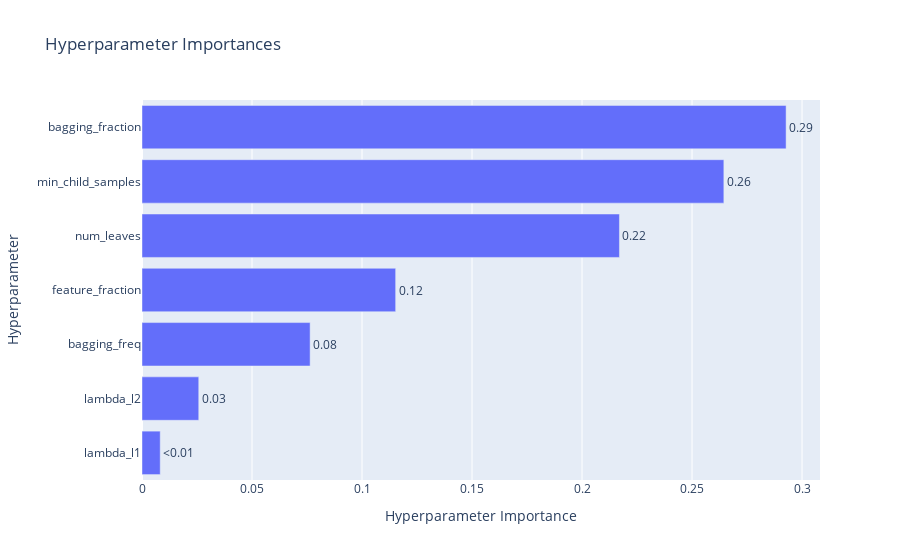

The cell this chart's notebook holds for it:
### Code cell
optuna.visualization.plot_param_importances(study)

### Figure 1 — Plotly figure (JSON) as saved in the notebook; plotly's stock layout.template omitted (floating-point values rounded to 4 significant figures)
{"data": [{"cliponaxis": false, "hovertemplate": ["lambda_l1 (FloatDistribution): 0.008281793671367827<extra></extra>", "lambda_l2 (FloatDistribution): 0.025798502734433345<extra></extra>", "bagging_freq (IntDistribution): 0.07641148411696772<extra></extra>", "feature_fraction (FloatDistribution): 0.11529333071689207<extra></extra>", "num_leaves (IntDistribution): 0.2170024359733199<extra></extra>", "min_child_samples (IntDistribution): 0.26445876641683774<extra></extra>", "bagging_fraction (FloatDistribution): 0.29275368637018145<extra></extra>"], "name": "Objective Value", "orientation": "h", "text": ["<0.01", "0.03", "0.08", "0.12", "0.22", "0.26", "0.29"], "textposition": "outside", "type": "bar", "x": [0.008282, 0.0258, 0.07641, 0.1153, 0.217, 0.2645, 0.2928], "y": ["lambda_l1", "lambda_l2", "bagging_freq", "feature_fraction", "num_leaves", "min_child_samples", "bagging_fraction"]}], "layout": {"title": {"text": "Hyperparameter Importances"}, "xaxis": {"title": {"text": "Hyperparameter Importance"}}, "yaxis": {"title": {"text": "Hyperparameter"}}}}
